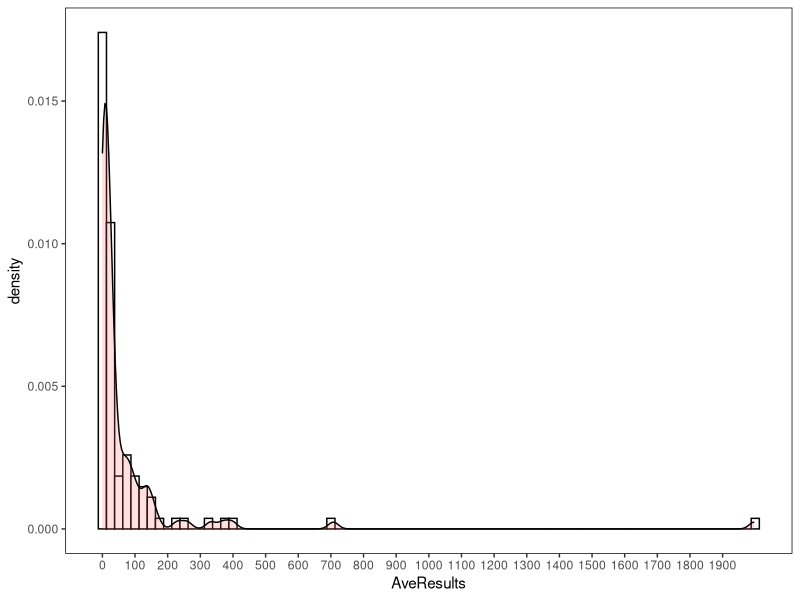
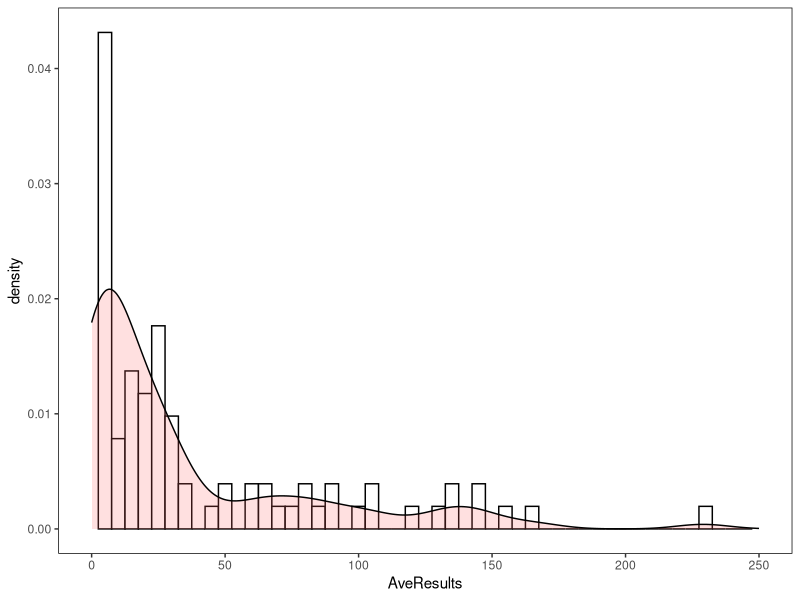
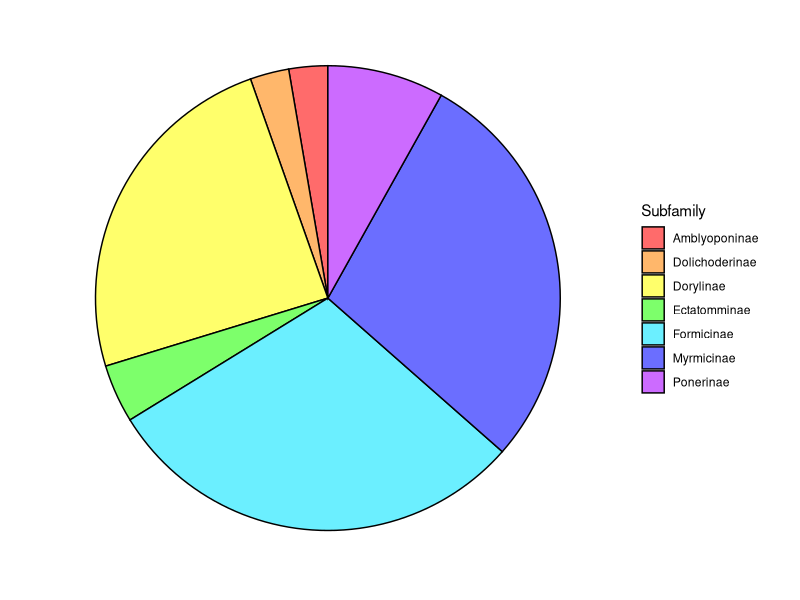
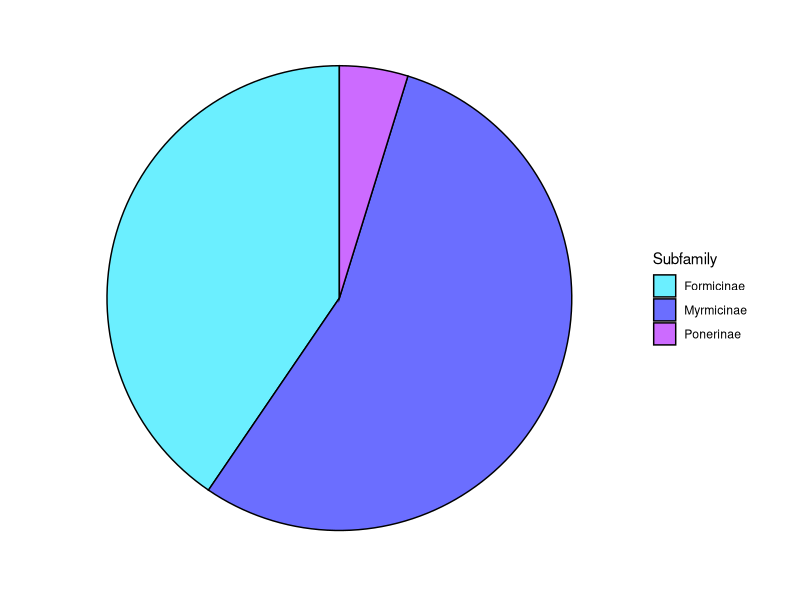
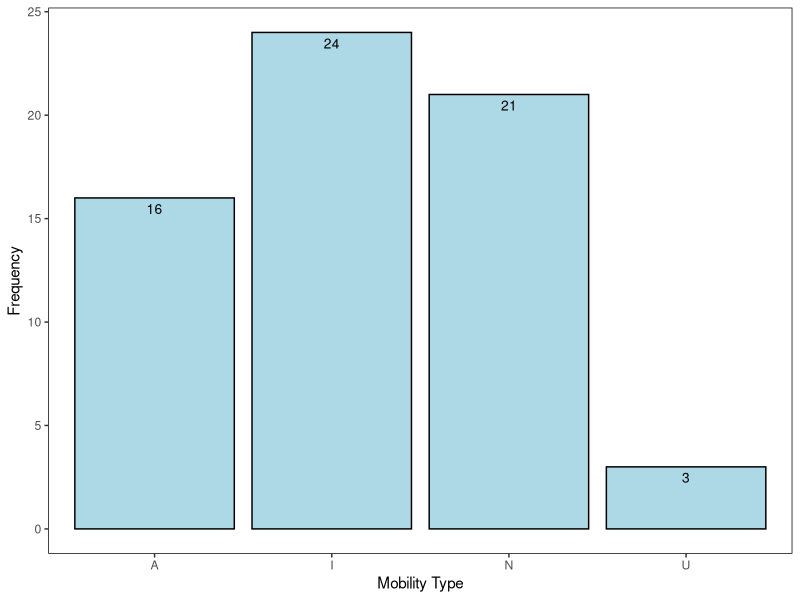
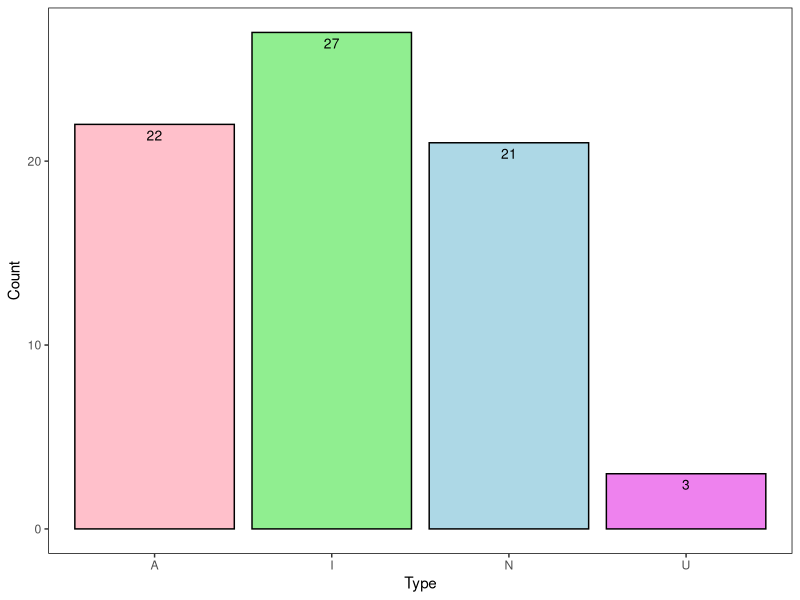
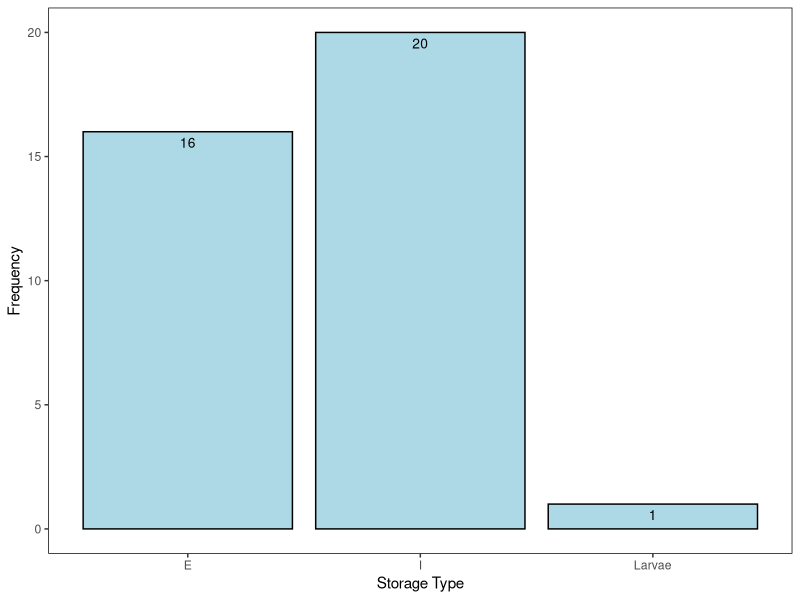
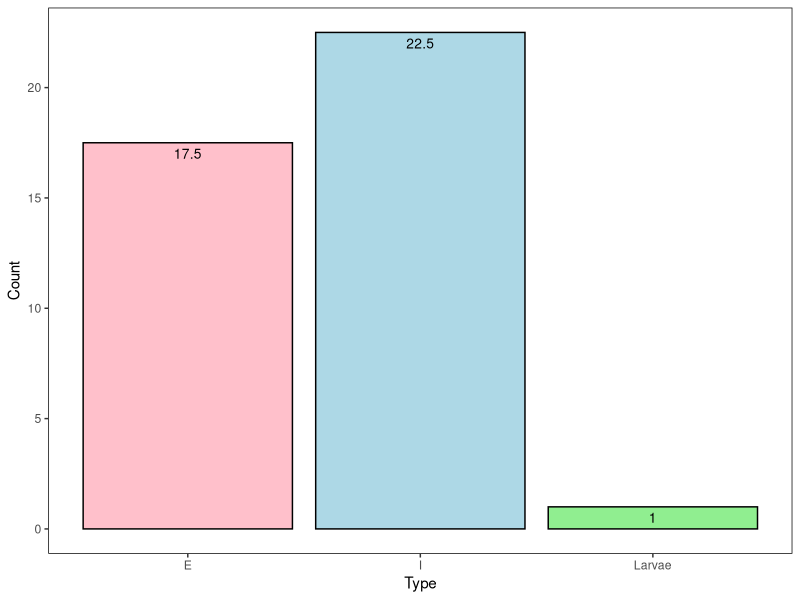

Generate these figures, in order, with R:
#Set Working Directory
setwd("C:/Users/jessa/Documents/AntMetaAnalysis")

#Load in Packages
library(dplyr)
library(plyr)
library(ggplot2)
library(ape)

#Import data 
Rank <- read.table("Data/Ranking.txt", header = TRUE, sep = "\t")
SpeciesData <- read.table("Data/SpeciesLevel.txt", header = TRUE, sep = "\t") #NO RANK ADJUSTMENT
MobType <- read.table("Data/SubFamMobType.txt", header = TRUE, sep = "\t")
StoType <- read.table("Data/SubFamStoType.txt", header = TRUE, sep = "\t")
MobCount <- read.table("Data/MobTypeCount.txt", header = TRUE, sep = "\t")
StoCount <- read.table("Data/StoTypeCount.txt", header = TRUE, sep = "\t")

#Blank theme for ggplot
blank_theme <- theme_minimal() +
  theme(
    axis.title.x = element_blank(),
    axis.title.y = element_blank(),
    panel.border = element_blank(),
    panel.grid = element_blank(),
    axis.ticks = element_blank(),
    axis.text.x = element_blank(),
    axis.text.y = element_blank(),
    plot.title = element_text(size = 14, face = "bold")
  )

############################################################################################## Rank Plot

Rank <- Rank %>% mutate_at(vars(AveResults), funs(round(., 1)))

#Full data histogram
ggplot(Rank, aes(x = AveResults)) +
  geom_histogram(aes(y = ..density..), binwidth = 25, colour = "black", fill = "white") +
  geom_density(alpha=.2, fill="#FF6666") +
  scale_x_continuous(breaks = round(seq(min(Rank$AveResults),
                                        max(Rank$AveResults),
                                        by = 100), 1)) +
  theme(panel.grid.major = element_blank(),
        panel.grid.minor = element_blank(),
        panel.background = element_blank(),
        panel.border = element_rect(colour = "black", fill = NA))

# Zoomed in 
ggplot(Rank, aes(x = AveResults)) +
  geom_histogram(aes(y = ..density..), binwidth = 5, colour = "black", fill = "white") +
  geom_density(alpha=.2, fill="#FF6666") +
  scale_x_continuous(breaks = round(seq(min(Rank$AveResults), max(Rank$AveResults), by = 50), 1)) +
  theme(panel.grid.major = element_blank(),
        panel.grid.minor = element_blank(),
        panel.background = element_blank(),
        panel.border = element_rect(colour = "black", fill = NA)) +
  xlim(0, 250)

############################################################################################## Subfamily data Occurrence
str(SpeciesData)
SpeciesData$Subfamily <- as.factor(SpeciesData$Subfamily)
str(SpeciesData$Subfamily)
levels(SpeciesData$Subfamily)
SpeciesData$StorageYN <- as.factor(SpeciesData$StorageYN)
str(SpeciesData$StorageYN)
levels(SpeciesData$StorageYN)
SpeciesData$StorageType <- as.factor(SpeciesData$StorageType)
str(SpeciesData$StorageType)
levels(SpeciesData$StorageType)
SpeciesData$MobilityType <- as.factor(SpeciesData$MobilityType)
str(SpeciesData$MobilityType)
levels(SpeciesData$MobilityType)
SpeciesData$MobilityYN <- as.factor(SpeciesData$MobilityYN)
str(SpeciesData$MobilityYN)
levels(SpeciesData$MobilityYN)
str(SpeciesData)

#Subsets for Mobility and Storage data with NO RANK ADJUSTMENT
MobSpecies <- SpeciesData[!is.na(SpeciesData$MobilityYN),] #74 obs.
StoSpecies <- SpeciesData[!is.na(SpeciesData$StorageYN),] #42 obs.

MobSpeciesY <- MobSpecies[!(MobSpecies$MobilityYN == "N"),] #74 obs.
MobSpeciesN <- MobSpecies[!(MobSpecies$MobilityYN == "Y"),] #3 obs.

StoSpeciesY <- StoSpecies[!(StoSpecies$StorageYN == "N"),] #38 obs.
StoSpeciesN <- StoSpecies[!(StoSpecies$StorageYN == "Y"),] #4 obs.

#Occurrence of mobility data split among subfamilies - as pie chart
ggplot(data = MobSpecies, aes(x = factor(1), fill = Subfamily)) +
  geom_bar(color = "black") +
  coord_polar("y", start = 0) +
  scale_fill_manual(values = c("#ff6b6b",
                               "#ffb76b",
                               "#ffff6b",
                               "#7dff6b",
                               "#6befff",
                               "#6b6eff",
                               "#cc6bff")) +
  blank_theme

#Occurrence of storage data split among subfamilies - as pie chart
ggplot(data = StoSpecies, aes(x = factor(1), fill = Subfamily)) +
  geom_bar(color = "black") +
  coord_polar("y", start = 0) +
  scale_fill_manual(values = c("#6befff",
                               "#6b6eff",
                               "#cc6bff")) +
  blank_theme

############################################################################################## Type Counts

#Mobility
MobSpeciesType <- MobSpeciesY[!is.na(MobSpeciesY$MobilityType),]
MoTypeCount <- count(MobSpeciesType, "MobilityType")
str(MoTypeCount)

ggplot(MoTypeCount, aes(x = MobilityType, y = freq)) +
  geom_bar(stat = "identity", fill = "Light Blue", color = "black") +
  geom_text(aes(label = freq), vjust = 1.6, color = "black", size = 3.5) +
  theme(panel.grid.major = element_blank(),
        panel.grid.minor = element_blank(),
        panel.background = element_blank(),
        panel.border = element_rect(colour = "black",
                                    fill = NA,)) +
  labs(x = "Mobility Type", y = "Frequency")

ggplot(MobCount, aes(x = Type, y = Count)) +
  geom_bar(stat = "identity", color = "black", fill = (values = c("pink",
                                                                  "light green",
                                                                  "light blue",
                                                                  "violet"))) +
  geom_text(aes(label = Count), vjust = 1.6, color = "black", size = 3.5) +
  theme(panel.grid.major = element_blank(),
        panel.grid.minor = element_blank(),
        panel.background = element_blank(),
        panel.border = element_rect(colour = "black",
                                    fill = NA,))

#Storage
StoSpeciesType <- StoSpeciesY[!is.na(StoSpeciesY$StorageType),]
StTypeCount <- count(StoSpeciesType, "StorageType")
str(StTypeCount)

ggplot(StTypeCount, aes(x = StorageType, y = freq)) +
  geom_bar(stat = "identity", fill = "Light Blue", color = "black") +
  geom_text(aes(label = freq), vjust = 1.6, color = "black", size = 3.5) +
  theme(panel.grid.major = element_blank(),
        panel.grid.minor = element_blank(),
        panel.background = element_blank(),
        panel.border = element_rect(colour = "black",
                                    fill = NA,)) +
  labs(x = "Storage Type", y = "Frequency")

ggplot(StoCount, aes(x = Type, y = Count)) +
  geom_bar(stat = "identity", color = "black", fill = (values = c("pink",
                                                                  "light blue",
                                                                  "light green"))) +
  geom_text(aes(label = Count), vjust = 1.6, color = "black", size = 3.5) +
  theme(panel.grid.major = element_blank(),
        panel.grid.minor = element_blank(),
        panel.background = element_blank(),
        panel.border = element_rect(colour = "black",
                                    fill = NA,))

############################################################################################## Subfamily Type Graphs

ggplot(StoType, aes(x = Subfamily, y = Count, fill = Type)) +
  geom_bar(stat = "identity", position = position_dodge(), color = "black") +
  geom_text(aes(label = Count), position = position_dodge(width = .9), vjust = 1.6, color = "black", size = 3.5) +
  theme(panel.grid.major = element_blank(),
        panel.grid.minor = element_blank(),
        panel.background = element_blank(),
        panel.border = element_rect(colour = "black",
                                    fill = NA,)) +
  scale_fill_manual(values = c("pink",
                               "light blue",
                               "light green")) +
  scale_x_discrete(limits = c("Amblyoponinae",
                              "Ponerinae",
                              "Dorylinae",
                              "Dolichoderinae",
                              "Formicinae",
                              "Myrmicinae",
                              "Ectatomminae"))

ggplot(MobType, aes(x = Subfamily, y = Count, fill = Type)) +
  geom_bar(stat = "identity", position = position_dodge(), color = "black") +
  geom_text(aes(label = Count), position = position_dodge(width = .9), vjust = 1.6, color = "black", size = 3.5) +
  theme(panel.grid.major = element_blank(),
        panel.grid.minor = element_blank(),
        panel.background = element_blank(),
        panel.border = element_rect(colour = "black",
                                    fill = NA,)) +
  scale_fill_manual(values = c("pink",
                               "light green",
                               "light blue",
                               "violet")) +
  scale_x_discrete(limits = c("Amblyoponinae",
                              "Ponerinae",
                              "Dorylinae",
                              "Dolichoderinae",
                              "Formicinae",
                              "Myrmicinae",
                              "Ectatomminae"))

############################################################################################## Phylogenetic Tree

SubfamTree <- ape::read.tree(text = '(((((((Heteroponerinae, Ectatomminae), Myrmicinae), Formicinae), ((Aneuretinae, Dolichoderinae),(Myrmeciinae, Pseudomyrmecinae))), Dorylinae), ((((Agroecomyrmecinae, Paraponerinae), Ponerinae), Proceratiinae), (Amblyoponinae, Apomyrminae))), (Leptanillinae, Martialinae));')
plot(SubfamTree)

SubfamTreeSMALL <- ape::read.tree(text = '(((((Ectatomminae, Myrmicinae), Formicinae), Dolichoderinae), Dorylinae), (Ponerinae, Amblyoponinae));')
plot(SubfamTreeSMALL)












